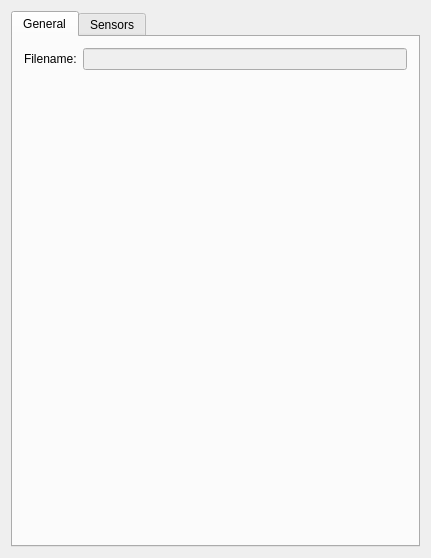
<ui version="4.0" >
 <class>VrmlPanelBase</class>
 <widget class="QWidget" name="VrmlPanelBase" >
  <property name="geometry" >
   <rect>
    <x>0</x>
    <y>0</y>
    <width>431</width>
    <height>558</height>
   </rect>
  </property>
  <property name="windowTitle" >
   <string>VrmlPanelBase</string>
  </property>
  <layout class="QVBoxLayout" >
   <item>
    <widget class="QTabWidget" name="tabWidget" >
     <property name="currentIndex" >
      <number>0</number>
     </property>
     <widget class="QWidget" name="tabGeneral" >
      <attribute name="title" >
       <string>General</string>
      </attribute>
      <layout class="QVBoxLayout" >
       <item>
        <layout class="QHBoxLayout" >
         <item>
          <widget class="QLabel" name="textLabel1" >
           <property name="text" >
            <string>Filename:</string>
           </property>
           <property name="wordWrap" >
            <bool>false</bool>
           </property>
          </widget>
         </item>
         <item>
          <widget class="QLineEdit" name="lineEditFilename" >
           <property name="enabled" >
            <bool>false</bool>
           </property>
          </widget>
         </item>
        </layout>
       </item>
       <item>
        <spacer name="spacer28" >
         <property name="orientation" >
          <enum>Qt::Vertical</enum>
         </property>
         <property name="sizeType" >
          <enum>QSizePolicy::Expanding</enum>
         </property>
         <property name="sizeHint" stdset="0" >
          <size>
           <width>20</width>
           <height>40</height>
          </size>
         </property>
        </spacer>
       </item>
      </layout>
     </widget>
     <widget class="QWidget" name="tabSensors" >
      <attribute name="title" >
       <string>Sensors</string>
      </attribute>
     </widget>
    </widget>
   </item>
  </layout>
 </widget>
 <layoutdefault spacing="6" margin="11" />
 <pixmapfunction>qPixmapFromMimeSource</pixmapfunction>
 <resources/>
 <connections/>
</ui>
